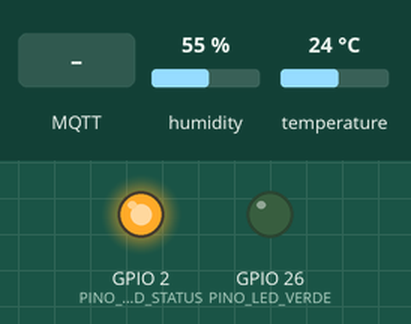
This sketch was run on a simulated ESP32. On the bench: output pins drawn as LEDs (lit = HIGH). The test bench sets the inputs (shaded band); at power-on: humidity 55 %, temperature 24 °C. WiFi joins after 1.5 s; servers stay silent unless stated; no MQTT or app messages arrive unless stated; what the sketch prints to the serial monitor is not drawn.

Above: at 2.8 s.
2.9 s: MQTT message "1" arrives on the first subscribed topic
At 3.5 s:
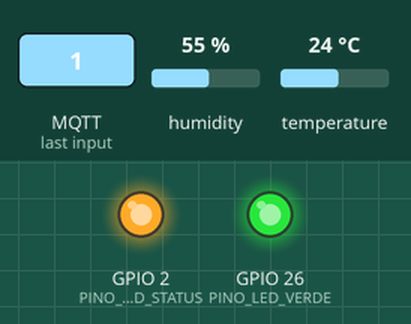
5.9 s: MQTT message "0" arrives on the first subscribed topic
At 7.1 s:
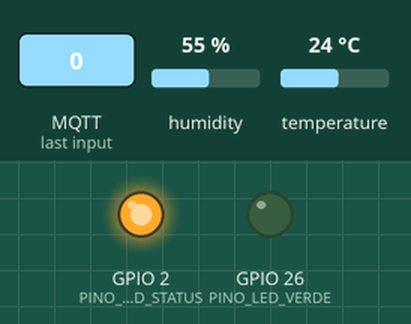
Timing chart, 0 to 8.9 s (numbered marks = the images above; inputs shaded):
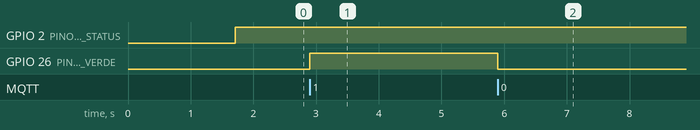

Measured:
- after the input at 2.9 s, GPIO 26 (PINO_LED_VERDE): LOW → HIGH at once
- after the input at 5.9 s, GPIO 26 (PINO_LED_VERDE): HIGH → LOW at once

The sketch:

esp32_mqtt_dht22.ino
```cpp
// ==========================================================================
// OFICINA ESP32 + MQTT · 23ª SEMANA NACIONAL DE CIÊNCIA E TECNOLOGIA (SNCT)
// Engenharia da Computação · UFRPE / UABJ
// Publicador de Telemetria DHT22 para Broker MQTT (Mosquitto)
// ==========================================================================

#include <DHT.h>
#include <PubSubClient.h> // Instalar biblioteca "PubSubClient" no Arduino IDE
#include <WiFi.h>

// ---------------- CONFIGURAÇÃO WI-FI ----------------
const char *SSID =
    "Mateus"; // Nome da sua rede Wi-Fi (ou "Wokwi-GUEST" no simulador)
const char *PASSWORD = "12345678"; // Senha do Wi-Fi

// ---------------- CONFIGURAÇÃO MQTT -----------------
// Você pode usar o Mosquitto local na sua máquina ou um broker público para
// testes:
const char *BROKER_MQTT =
    "broker.hivemq.com"; // ou IP do seu Mosquitto: "10.0.0.100"
const int PORTA_MQTT = 1883;
const char *TOPICO_TELEMETRIA = "oficina/snct/dev01/telemetria";
const char *TOPICO_COMANDOS = "oficina/snct/dev01/comandos";
const char *CLIENT_ID = "ESP32_DEV01_UABJ";

// ---------------- CONFIGURAÇÃO SENSOR DHT22 ---------
#define DHTPIN 5 // Pino digital onde o sinal do DHT está conectado (GPIO 5)
#define DHTTYPE DHT22 // Tipo do sensor: DHT22 (AM2302) ou DHT11
DHT dht(DHTPIN, DHTTYPE);

// ---------------- ATUADORES (LEDS) ------------------
const int PINO_LED_STATUS = 2; // LED interno do ESP32 (indica conexão MQTT)
const int PINO_LED_VERDE = 26; // LED de controle via MQTT

WiFiClient espClient;
PubSubClient client(espClient);

unsigned long ultimaLeitura = 0;
const unsigned long INTERVALO_LEITURA =
    2000; // DHT22 requer no mínimo 2 segundos entre leituras
unsigned long contadorPacotes = 0;

void setup() {
  pinMode(PINO_LED_STATUS, OUTPUT);
  pinMode(PINO_LED_VERDE, OUTPUT);
  digitalWrite(PINO_LED_STATUS, LOW);
  digitalWrite(PINO_LED_VERDE, LOW);

  Serial.begin(9600);
  Serial.println("\n--- Iniciando DEV-01: ESP32 + MQTT (SNCT 2026) ---");

  dht.begin();
  conectarWiFi();

  client.setServer(BROKER_MQTT, PORTA_MQTT);
  client.setCallback(aoReceberMensagem);
}

void loop() {
  if (!client.connected()) {
    reconectarMQTT();
  }
  client.loop(); // Mantém o keep-alive e processa mensagens recebidas

  unsigned long agora = millis();
  if (agora - ultimaLeitura >= INTERVALO_LEITURA) {
    ultimaLeitura = agora;
    lerEPublicarDados();
  }
}

// Conexão à rede Wi-Fi
void conectarWiFi() {
  Serial.print("Conectando ao Wi-Fi: ");
  Serial.println(SSID);
  WiFi.begin(SSID, PASSWORD);

  while (WiFi.status() != WL_CONNECTED) {
    delay(200);
    Serial.print(".");
  }

  Serial.println("\nWi-Fi Conectado!");
  Serial.print("Endereço IP: ");
  Serial.println(WiFi.localIP());
}

// Reconexão ao Broker MQTT com tentativas não-bloqueantes
void reconectarMQTT() {
  while (!client.connected()) {
    Serial.print("Tentando conexao com Broker MQTT (");
    Serial.print(BROKER_MQTT);
    Serial.print(")... ");

    if (client.connect(CLIENT_ID)) {
      Serial.println("Conectado com sucesso!");
      digitalWrite(PINO_LED_STATUS, HIGH); // LED aceso = conectado ao broker
      client.subscribe(TOPICO_COMANDOS);
      Serial.print("Inscrito no topico de comandos: ");
      Serial.println(TOPICO_COMANDOS);
    } else {
      Serial.print("Falha, rc=");
      Serial.print(client.state());
      Serial.println(". Nova tentativa em 3 segundos...");
      digitalWrite(PINO_LED_STATUS, LOW);
      delay(3000);
    }
  }
}

// Callback: disparado quando o ESP32 recebe comando vindo do Broker MQTT
void aoReceberMensagem(char *topic, byte *payload, unsigned int length) {
  String mensagem = "";
  for (unsigned int i = 0; i < length; i++) {
    mensagem += (char)payload[i];
  }
  Serial.print("Comando recebido em [");
  Serial.print(topic);
  Serial.print("]: ");
  Serial.println(mensagem);

  // Exemplo de comando: "1" liga o LED verde, "0" desliga
  if (mensagem == "1" || mensagem == "LIGAR") {
    digitalWrite(PINO_LED_VERDE, HIGH);
    Serial.println(">> LED Ativado via MQTT");
  } else if (mensagem == "0" || mensagem == "DESLIGAR") {
    digitalWrite(PINO_LED_VERDE, LOW);
    Serial.println(">> LED Desativado via MQTT");
  }
}

// Faz a leitura do sensor e monta o payload JSON para publicação
void lerEPublicarDados() {
  float t = dht.readTemperature();
  float u = dht.readHumidity();

  if (isnan(t) || isnan(u)) {
    Serial.println("Aviso: Falha ao ler sensor DHT22!");
    return;
  }

  float sensacao = dht.computeHeatIndex(t, u, false);
  contadorPacotes++;

  // Formata o payload exatamente de acordo com o contrato da Dashboard
  // Resilient IoT
  String payload = "{";
  payload += "\"device_id\":\"DEV-01\",";
  payload += "\"seq\":" + String(contadorPacotes) + ",";
  payload += "\"sensors\":{";
  payload += "\"temperature\":" + String(t, 1) + ",";
  payload += "\"humidity\":" + String(u, 1) + ",";
  payload += "\"heat_index\":" + String(sensacao, 1) + ",";
  payload += "\"status\":\"OK\"";
  payload += "},";
  payload += "\"network\":{";
  payload += "\"ip\":\"" + WiFi.localIP().toString() + "\",";
  payload += "\"rssi\":" + String(WiFi.RSSI()) + ",";
  payload += "\"path\":\"PATH_A_MQTT\"";
  payload += "}}";

  Serial.print("Publicando [");
  Serial.print(TOPICO_TELEMETRIA);
  Serial.print("]: ");
  Serial.println(payload);

  client.publish(TOPICO_TELEMETRIA, payload.c_str());
}
```
